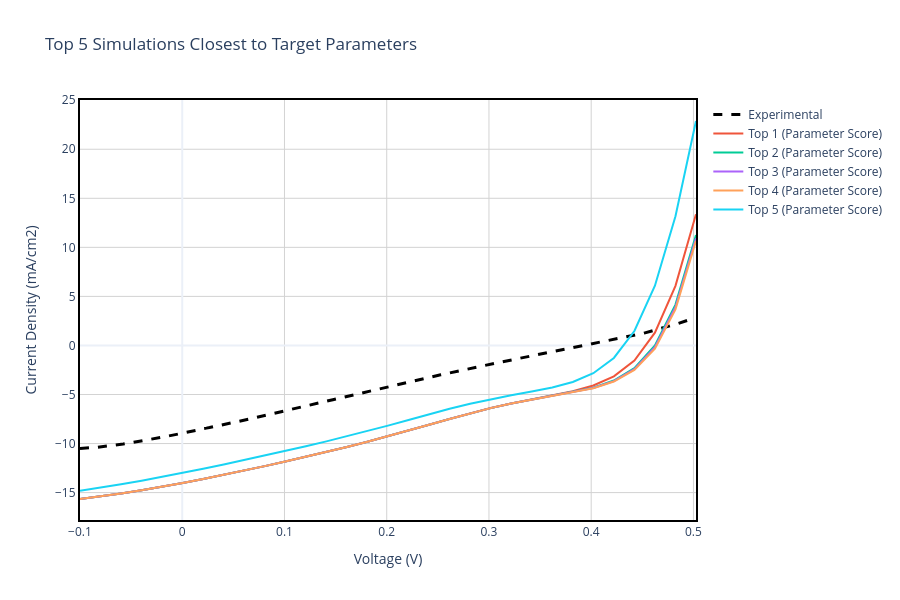

Here is the notebook cell this chart was saved with:
### Markdown cell above
## Section 4: Parameter-Based Comparison with Target Values

### Methodology
In this section, we compare simulations against **target performance parameters** using a scoring algorithm. For each simulation, we calculate a normalized distance metric:

$$\text{Score} = \sum_{i} \left(\frac{X_i^{sim} - X_i^{target}}{X_i^{target}}\right)^2$$

where $X_i$ represents the performance parameters:
- $V_{oc}$ (Open Circuit Voltage)
- $J_{sc}$ (Short Circuit Current Density)  
- $FF$ (Fill Factor)
- $\eta$ (Power Conversion Efficiency)

**Interpretation**: Lower scores indicate simulations whose parameters are closer to the target values. This approach is useful for identifying device designs that achieve desired specifications.

### Application
The top 5 simulations with the lowest parameter scores are plotted alongside experimental data to evaluate whether parameter matching correlates with realistic device behavior.

### Code cell
# Calculate a Score (the lower the score, the closer to the target parameters)
for d in scaps_data:
    score = 0
    score += ((d['Voc'] - TARGET_VOC) / TARGET_VOC)**2
    score += ((d['Jsc'] - TARGET_JSC) / TARGET_JSC)**2
    score += ((d['FF'] - TARGET_FF) / TARGET_FF)**2
    score += ((d['eta'] - TARGET_ETA) / TARGET_ETA)**2
    d['param_score'] = score

top_5_params = sorted(scaps_data, key=lambda x: x['param_score'])[:5]

# ------------------ PLOT 3: TOP 5 VS EXPERIMENTAL (PARAMETERS) ------------------
fig3 = go.Figure()
fig3.add_trace(go.Scatter(
    x=exp_data['v(V)'], y=exp_data['jtot(mA/cm2)'], 
    mode='lines', name='Experimental', line=dict(color='black', dash='dash', width=3)
))

for i, d in enumerate(top_5_params):
    v_filtered = d['v(V)']
    j_filtered = d['jtot(mA/cm2)']
    
    hover_text = f"<b>{d['label']}</b><br>Voc: {d['Voc']} V<br>Jsc: {d['Jsc']} mA/cm²<br>FF: {d['FF']} %<br>η: {d['eta']} %"
    fig3.add_trace(go.Scatter(
        x=v_filtered, y=j_filtered, mode='lines', 
        name=f"Top {i+1} (Parameter Score)", hoverinfo='text', hovertext=hover_text
    ))

fig3.update_xaxes(showline=True, linewidth=2, linecolor='black', mirror=True)
fig3.update_yaxes(showline=True, linewidth=2, linecolor='black', mirror=True)
fig3.update_layout(
    title='Top 5 Simulations Closest to Target Parameters',
    xaxis_title='Voltage (V)', yaxis_title='Current Density (mA/cm2)',
    hovermode='closest', template='plotly_white', width=900, height=600,
    plot_bgcolor='white',
    xaxis=dict(showgrid=True, gridwidth=1, gridcolor='lightgray'),
    yaxis=dict(showgrid=True, gridwidth=1, gridcolor='lightgray')
)
fig3.show()
fig3.write_image(os.path.join(plots_dir, 'Top5_Parameters.png'), width=900, height=600)
print(f"✅ Saved Plot 3 to {plots_dir}/Top5_Parameters.png")

# Create comparison table
print("\n" + "="*120)
print("TOP 5 PARAMETER MATCHES: EXPERIMENTAL VS SIMULATIONS")
print("="*120)
print(f"\n{'Metric':<20} {'Experimental':<18} {'Top 1':<18} {'Top 2':<18} {'Top 3':<18} {'Top 4':<18} {'Top 5':<18}")
print("-"*120)
for i, d in enumerate(top_5_params):
    print(f"\n🔍 Top {i+1} (Params: {d['param_score']:.6f}) - {d['label']}")
    print(f"   Batch Parameters: {d['batch_params']}")
    print(f"   Voc: {d['Voc']:.6f} V | Jsc: {d['Jsc']:.4f} mA/cm² | FF: {d['FF']:.4f} % | η: {d['eta']:.4f} %")
print("="*120)

### Figure 1 — Plotly figure (JSON) as saved in the notebook; plotly's stock layout.template omitted (floating-point values rounded to 4 significant figures; data arrays with more than 128 entries replaced by an {"elided": "..."} marker saying what was removed)
{"data": [{"line": {"color": "black", "dash": "dash", "width": 3}, "mode": "lines", "name": "Experimental", "type": "scatter", "x": {"elided": "200 float values"}, "y": {"elided": "200 float values"}}, {"hoverinfo": "text", "hovertext": "<b>thickness[m] = 1.000e-02</b><br>Voc: 0.454167 V<br>Jsc: 14.02852154 mA/cm²<br>FF: 30.7416 %<br>η: 1.9586 %", "mode": "lines", "name": "Top 1 (Parameter Score)", "type": "scatter", "x": [-0.1, -0.07992, -0.05983, -0.03975, -0.01967, 0.000417, 0.0205, 0.04058, 0.06067, 0.08075, 0.1008, 0.1209, 0.141, 0.1611, 0.1812, 0.2013, 0.2213, 0.2414, 0.2615, 0.2816, 0.3017, 0.3217, 0.3418, 0.3619, 0.382, 0.4021, 0.4222, 0.4422, 0.4623, 0.4824, 0.5025], "y": [-15.65, -15.38, -15.08, -14.76, -14.4, -14.02, -13.62, -13.2, -12.76, -12.3, -11.83, -11.35, -10.86, -10.35, -9.817, -9.262, -8.683, -8.087, -7.489, -6.912, -6.38, -5.908, -5.49, -5.095, -4.662, -4.081, -3.154, -1.54, 1.305, 6.077, 13.38]}, {"hoverinfo": "text", "hovertext": "<b>thickness[m] = 1.000e-02</b><br>Voc: 0.46237 V<br>Jsc: 14.02853402 mA/cm²<br>FF: 30.2046 %<br>η: 1.9592 %", "mode": "lines", "name": "Top 2 (Parameter Score)", "type": "scatter", "x": [-0.1, -0.07992, -0.05983, -0.03975, -0.01967, 0.000417, 0.0205, 0.04058, 0.06067, 0.08075, 0.1008, 0.1209, 0.141, 0.1611, 0.1812, 0.2013, 0.2213, 0.2414, 0.2615, 0.2816, 0.3017, 0.3217, 0.3418, 0.3619, 0.382, 0.4021, 0.4222, 0.4422, 0.4623, 0.4824, 0.5025], "y": [-15.65, -15.38, -15.08, -14.76, -14.4, -14.02, -13.62, -13.2, -12.76, -12.3, -11.83, -11.35, -10.86, -10.35, -9.817, -9.262, -8.683, -8.088, -7.491, -6.916, -6.388, -5.924, -5.52, -5.154, -4.777, -4.304, -3.579, -2.316, -0.005932, 4.166, 11.25]}, {"hoverinfo": "text", "hovertext": "<b>thickness[m] = 1.000e-02</b><br>Voc: 0.463474 V<br>Jsc: 14.02853928 mA/cm²<br>FF: 30.1337 %<br>η: 1.9593 %", "mode": "lines", "name": "Top 3 (Parameter Score)", "type": "scatter", "x": [-0.1, -0.07992, -0.05983, -0.03975, -0.01967, 0.000417, 0.0205, 0.04058, 0.06067, 0.08075, 0.1008, 0.1209, 0.141, 0.1611, 0.1812, 0.2013, 0.2213, 0.2414, 0.2615, 0.2816, 0.3017, 0.3217, 0.3418, 0.3619, 0.382, 0.4021, 0.4222, 0.4422, 0.4623, 0.4824, 0.5025], "y": [-15.65, -15.38, -15.08, -14.76, -14.4, -14.02, -13.62, -13.2, -12.76, -12.3, -11.83, -11.35, -10.86, -10.35, -9.817, -9.262, -8.684, -8.088, -7.492, -6.917, -6.389, -5.925, -5.524, -5.162, -4.792, -4.332, -3.633, -2.418, -0.1823, 3.897, 10.93]}, {"hoverinfo": "text", "hovertext": "<b>thickness[m] = 1.000e-02</b><br>Voc: 0.464389 V<br>Jsc: 14.02853833 mA/cm²<br>FF: 30.0751 %<br>η: 1.9593 %", "mode": "lines", "name": "Top 4 (Parameter Score)", "type": "scatter", "x": [-0.1, -0.07992, -0.05983, -0.03975, -0.01967, 0.000417, 0.0205, 0.04058, 0.06067, 0.08075, 0.1008, 0.1209, 0.141, 0.1611, 0.1812, 0.2013, 0.2213, 0.2414, 0.2615, 0.2816, 0.3017, 0.3217, 0.3418, 0.3619, 0.382, 0.4021, 0.4222, 0.4422, 0.4623, 0.4824, 0.5025], "y": [-15.65, -15.38, -15.08, -14.76, -14.4, -14.02, -13.62, -13.2, -12.76, -12.3, -11.83, -11.35, -10.86, -10.35, -9.817, -9.262, -8.684, -8.088, -7.492, -6.917, -6.39, -5.927, -5.527, -5.168, -4.803, -4.354, -3.677, -2.499, -0.3256, 3.676, 10.67]}, {"hoverinfo": "text", "hovertext": "<b>thickness[m] = 7.000e-03</b><br>Voc: 0.432573 V<br>Jsc: 13.00112323 mA/cm²<br>FF: 30.1186 %<br>η: 1.6939 %", "mode": "lines", "name": "Top 5 (Parameter Score)", "type": "scatter", "x": [-0.1, -0.07992, -0.05983, -0.03975, -0.01967, 0.000417, 0.0205, 0.04058, 0.06067, 0.08075, 0.1008, 0.1209, 0.141, 0.1611, 0.1812, 0.2013, 0.2213, 0.2414, 0.2615, 0.2816, 0.3017, 0.3217, 0.3418, 0.3619, 0.382, 0.4021, 0.4222, 0.4422, 0.4623, 0.4824, 0.5025], "y": [-14.8, -14.49, -14.15, -13.79, -13.4, -12.99, -12.57, -12.13, -11.68, -11.22, -10.75, -10.27, -9.78, -9.267, -8.731, -8.172, -7.595, -7.015, -6.455, -5.937, -5.479, -5.074, -4.695, -4.279, -3.722, -2.831, -1.275, 1.473, 6.092, 13.18, 22.88]}], "layout": {"height": 600, "hovermode": "closest", "plot_bgcolor": "white", "title": {"text": "Top 5 Simulations Closest to Target Parameters"}, "width": 900, "xaxis": {"gridcolor": "lightgray", "gridwidth": 1, "linecolor": "black", "linewidth": 2, "mirror": true, "showgrid": true, "showline": true, "title": {"text": "Voltage (V)"}}, "yaxis": {"gridcolor": "lightgray", "gridwidth": 1, "linecolor": "black", "linewidth": 2, "mirror": true, "showgrid": true, "showline": true, "title": {"text": "Current Density (mA/cm2)"}}}}
